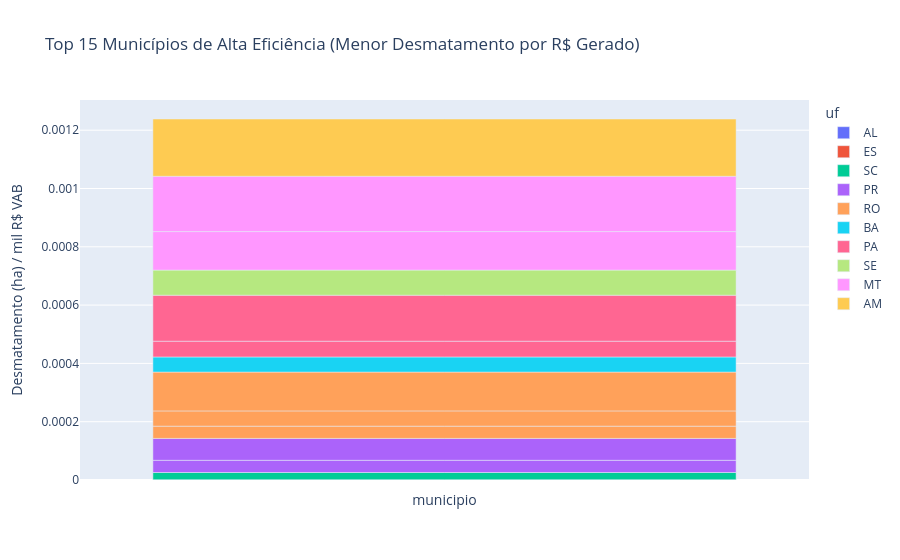

The notebook cell saved with this chart:
### Markdown cell above
## 5. Eficiência Econômica vs Ambiental

**Motivação:** Identificar municípios benchmarkings que geram alto valor financeiro com o menor impacto possível.

### Code cell
# Cruzamento para obter nomes dos municípios
df_resumo = df_eficiencia.merge(df_quadrantes[['cod_ibge', 'municipio', 'uf']].drop_duplicates(), on='cod_ibge', how='left')

# Filtragem de municípios reais e cálculo da razão de eficiência
df_resumo = df_resumo[df_resumo['cod_ibge'] > 0].copy()
df_resumo['razao_desmat_vab'] = df_resumo['area_desmatada_ha'] / df_resumo['vab_agro_mil_reais'].replace(0, 1)

# Top 15 mais eficientes (menor razão desmatamento / VAB)
df_top = df_resumo[df_resumo['area_desmatada_ha'] > 0].sort_values('razao_desmat_vab').head(15)

fig = px.bar(
    df_top, x='municipio', y='razao_desmat_vab', color='uf', 
    title='Top 15 Municípios de Alta Eficiência (Menor Desmatamento por R$ Gerado)',
    labels={'razao_desmat_vab': 'Desmatamento (ha) / mil R$ VAB'},
    hover_data=['vab_agro_mil_reais', 'area_desmatada_ha']
)
fig.show()

### Figure 1 — Plotly figure (JSON) as saved in the notebook; plotly's stock layout.template omitted (floating-point values rounded to 4 significant figures)
{"data": [{"customdata": [[277800.0, 0.15]], "hovertemplate": "uf=AL<br>municipio=%{x}<br>Desmatamento (ha) / mil R$ VAB=%{y}<br>vab_agro_mil_reais=%{customdata[0]}<br>area_desmatada_ha=%{customdata[1]}<extra></extra>", "legendgroup": "AL", "marker": {"color": "#636efa", "pattern": {"shape": ""}}, "name": "AL", "orientation": "v", "showlegend": true, "textposition": "auto", "type": "bar", "x": [""], "xaxis": "x", "y": [5.399e-07], "yaxis": "y"}, {"customdata": [[393600.0, 0.229]], "hovertemplate": "uf=ES<br>municipio=%{x}<br>Desmatamento (ha) / mil R$ VAB=%{y}<br>vab_agro_mil_reais=%{customdata[0]}<br>area_desmatada_ha=%{customdata[1]}<extra></extra>", "legendgroup": "ES", "marker": {"color": "#EF553B", "pattern": {"shape": ""}}, "name": "ES", "orientation": "v", "showlegend": true, "textposition": "auto", "type": "bar", "x": [""], "xaxis": "x", "y": [5.818e-07], "yaxis": "y"}, {"customdata": [[24400.0, 0.6]], "hovertemplate": "uf=SC<br>municipio=%{x}<br>Desmatamento (ha) / mil R$ VAB=%{y}<br>vab_agro_mil_reais=%{customdata[0]}<br>area_desmatada_ha=%{customdata[1]}<extra></extra>", "legendgroup": "SC", "marker": {"color": "#00cc96", "pattern": {"shape": ""}}, "name": "SC", "orientation": "v", "showlegend": true, "textposition": "auto", "type": "bar", "x": [""], "xaxis": "x", "y": [2.459e-05], "yaxis": "y"}, {"customdata": [[86310.0, 3.61], [90220.0, 6.78]], "hovertemplate": "uf=PR<br>municipio=%{x}<br>Desmatamento (ha) / mil R$ VAB=%{y}<br>vab_agro_mil_reais=%{customdata[0]}<br>area_desmatada_ha=%{customdata[1]}<extra></extra>", "legendgroup": "PR", "marker": {"color": "#ab63fa", "pattern": {"shape": ""}}, "name": "PR", "orientation": "v", "showlegend": true, "textposition": "auto", "type": "bar", "x": ["", ""], "xaxis": "x", "y": [4.183e-05, 7.515e-05], "yaxis": "y"}, {"customdata": [[219600.0, 9.23], [797300.0, 41.72], [59380.0, 7.91]], "hovertemplate": "uf=RO<br>municipio=%{x}<br>Desmatamento (ha) / mil R$ VAB=%{y}<br>vab_agro_mil_reais=%{customdata[0]}<br>area_desmatada_ha=%{customdata[1]}<extra></extra>", "legendgroup": "RO", "marker": {"color": "#FFA15A", "pattern": {"shape": ""}}, "name": "RO", "orientation": "v", "showlegend": true, "textposition": "auto", "type": "bar", "x": ["", "", ""], "xaxis": "x", "y": [4.203e-05, 5.232e-05, 0.0001332], "yaxis": "y"}, {"customdata": [[100700.0, 5.22]], "hovertemplate": "uf=BA<br>municipio=%{x}<br>Desmatamento (ha) / mil R$ VAB=%{y}<br>vab_agro_mil_reais=%{customdata[0]}<br>area_desmatada_ha=%{customdata[1]}<extra></extra>", "legendgroup": "BA", "marker": {"color": "#19d3f3", "pattern": {"shape": ""}}, "name": "BA", "orientation": "v", "showlegend": true, "textposition": "auto", "type": "bar", "x": [""], "xaxis": "x", "y": [5.185e-05], "yaxis": "y"}, {"customdata": [[439700.0, 23.77], [166200.0, 26.21]], "hovertemplate": "uf=PA<br>municipio=%{x}<br>Desmatamento (ha) / mil R$ VAB=%{y}<br>vab_agro_mil_reais=%{customdata[0]}<br>area_desmatada_ha=%{customdata[1]}<extra></extra>", "legendgroup": "PA", "marker": {"color": "#FF6692", "pattern": {"shape": ""}}, "name": "PA", "orientation": "v", "showlegend": true, "textposition": "auto", "type": "bar", "x": ["", ""], "xaxis": "x", "y": [5.406e-05, 0.0001577], "yaxis": "y"}, {"customdata": [[45850.0, 3.95]], "hovertemplate": "uf=SE<br>municipio=%{x}<br>Desmatamento (ha) / mil R$ VAB=%{y}<br>vab_agro_mil_reais=%{customdata[0]}<br>area_desmatada_ha=%{customdata[1]}<extra></extra>", "legendgroup": "SE", "marker": {"color": "#B6E880", "pattern": {"shape": ""}}, "name": "SE", "orientation": "v", "showlegend": true, "textposition": "auto", "type": "bar", "x": [""], "xaxis": "x", "y": [8.614e-05], "yaxis": "y"}, {"customdata": [[703000.0, 92.91], [52700.0, 10.0]], "hovertemplate": "uf=MT<br>municipio=%{x}<br>Desmatamento (ha) / mil R$ VAB=%{y}<br>vab_agro_mil_reais=%{customdata[0]}<br>area_desmatada_ha=%{customdata[1]}<extra></extra>", "legendgroup": "MT", "marker": {"color": "#FF97FF", "pattern": {"shape": ""}}, "name": "MT", "orientation": "v", "showlegend": true, "textposition": "auto", "type": "bar", "x": ["", ""], "xaxis": "x", "y": [0.0001322, 0.0001898], "yaxis": "y"}, {"customdata": [[234900.0, 46.16]], "hovertemplate": "uf=AM<br>municipio=%{x}<br>Desmatamento (ha) / mil R$ VAB=%{y}<br>vab_agro_mil_reais=%{customdata[0]}<br>area_desmatada_ha=%{customdata[1]}<extra></extra>", "legendgroup": "AM", "marker": {"color": "#FECB52", "pattern": {"shape": ""}}, "name": "AM", "orientation": "v", "showlegend": true, "textposition": "auto", "type": "bar", "x": [""], "xaxis": "x", "y": [0.0001965], "yaxis": "y"}], "layout": {"barmode": "relative", "legend": {"title": {"text": "uf"}, "tracegroupgap": 0}, "title": {"text": "Top 15 Municípios de Alta Eficiência (Menor Desmatamento por R$ Gerado)"}, "xaxis": {"anchor": "y", "domain": [0.0, 1.0], "title": {"text": "municipio"}}, "yaxis": {"anchor": "x", "domain": [0.0, 1.0], "title": {"text": "Desmatamento (ha) / mil R$ VAB"}}}}
